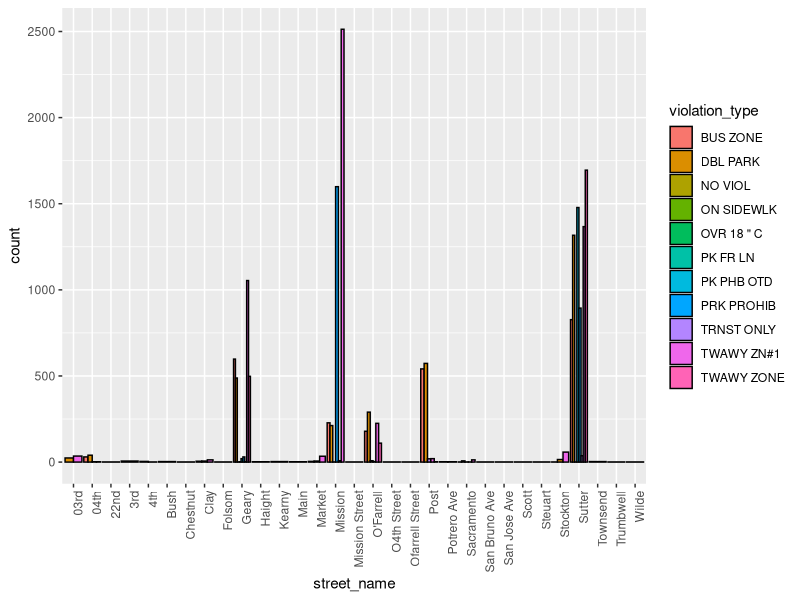
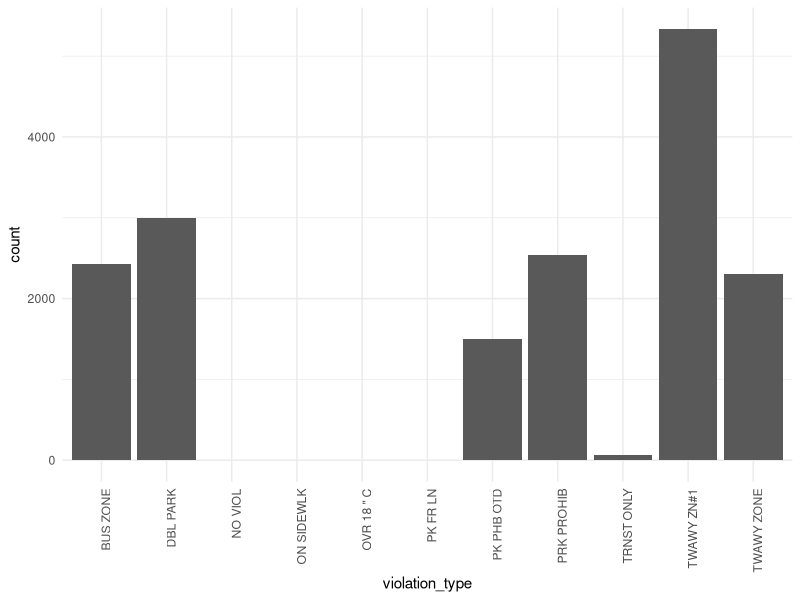
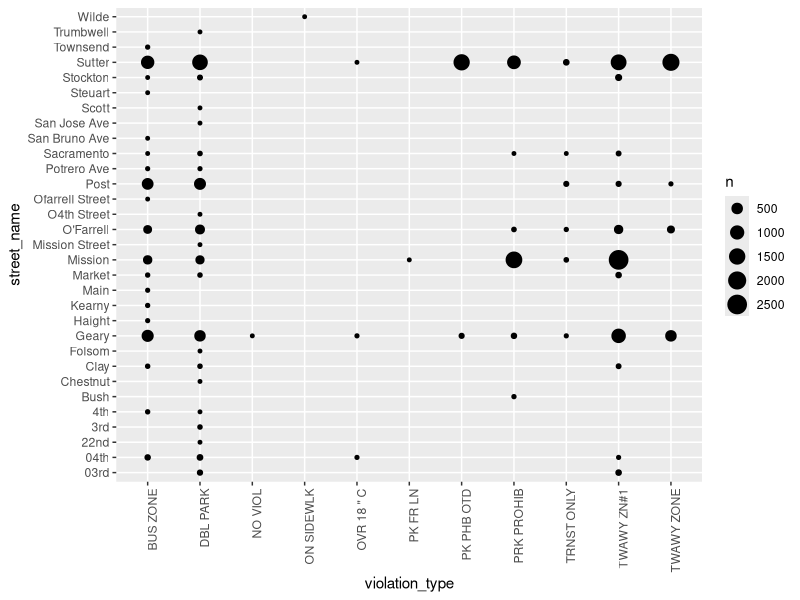
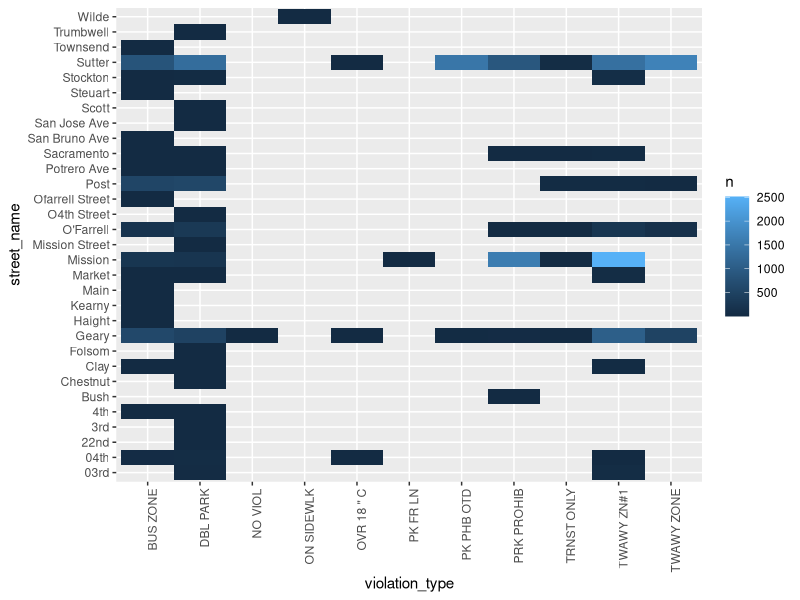
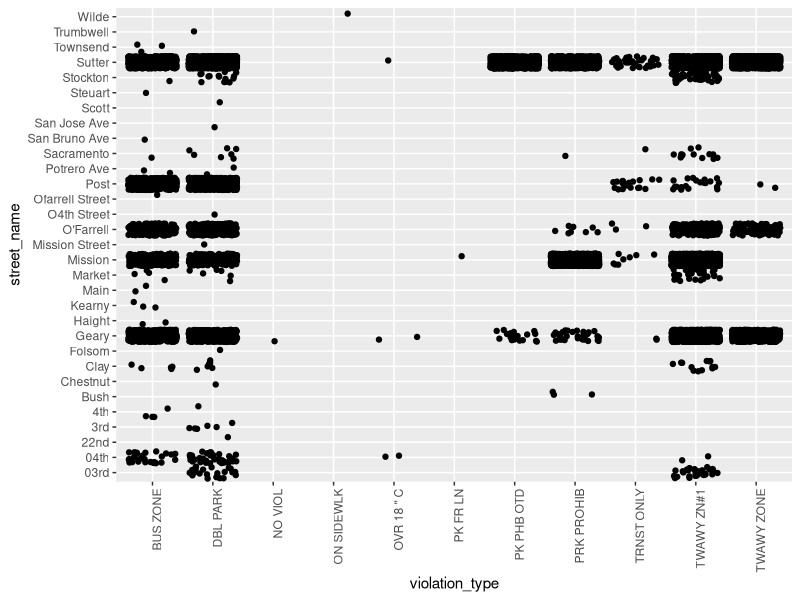
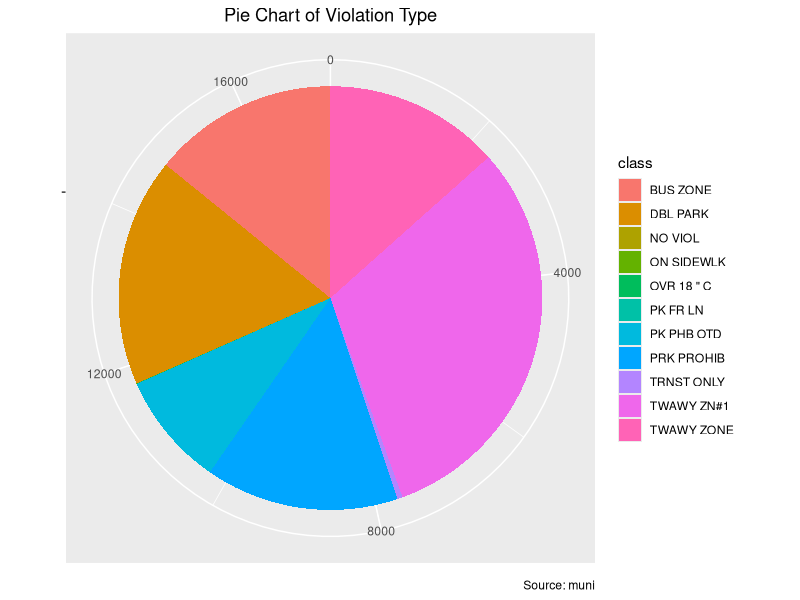
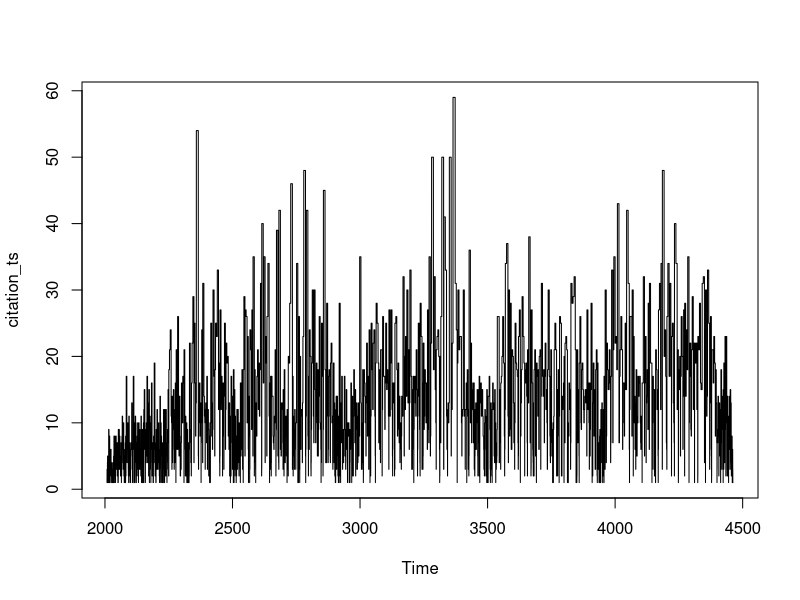

These charts were generated, in order, by the following R code:
## ---- chunk 1
muni <- read.csv('muni_transitLanes.csv', strip.white = TRUE)
muni <- as.data.frame(muni)

# Check variables in muni
# str(muni)
# summary(muni)

## ---- chunk 2
muni$Citaton.Issue.Month <- NULL
muni$Last.Edited.Date <- NULL
muni$Ticket.Number <-  NULL
## ---- chunk 3
# Check for NA values for each column
apply(muni, 2, function(x) any(is.na(x)))

## ---- chunk 4
# Convert citation dates and times to a Datetime object

muni$citation_date <- strptime(muni$Citation.Issue.Date, format ='%m/%d/%Y')


muni$citation_dateTime <- strptime(paste(muni$Citation.Issue.Date, 
                                            muni$Citation.Issue.Time), 
                                      format ='%m/%d/%Y %H:%M')

# Drop original citation issue date and time

muni$Citation.Issue.Date <- NULL
muni$Citation.Issue.Time <- NULL

## ---- chunk 5
library(stringr)

muni$Location <- as.character(muni$Location)

### Testing code

# Split location into street number and street name
# Logic: If a word boundary is proceeded by a digit, split the word

splitAddress <- strsplit(muni$Location, "(?<=\\d)\\b", perl=T)

# Create new matrix with street name column and street name column
y <- do.call(rbind, splitAddress)
y <- as.data.frame(y)


# Change column names
colnames(y) <- c('Street.Number', 'Street.Name')

# Make new column in muni df
muni$street_name <- y$Street.Name

# Check df
str(muni)

# Check unique street names
unique(muni$street_name)

## ---- chunk 6
# To extend functionality, can make it so that any street type will be converted to 
# empty string

# Vector of street types for use with str_replace_all function
street_types <- c("ST$" = "", "BLVD$" = "", "TUNL$" = "", "Street" = "", "Ave" = "",
                  "Street$" = "")

# implement function with magarittr
library(magrittr)

locationName_clean <- function(location){
  location %>% 
  as.character() %>% 
  str_replace_all("[:punct:]", "") %>% 
  str_replace_all(street_types) %>% 
  str_to_title() %>% 
  trimws(which="both")
}

muni$street_name <- locationName_clean(muni$street_name)

# Check
unique(muni$street_name)


## ---- chunk 7

# Clean up spelling and duplicates of street names
# Find more efficient way of doing this
# Only keep indicator of the street for the 'numerical streets' because San Francisco
# has both 2nd St and 2nd Ave
# Remove for the rest to keep it more clean
# We will determine the exact geographical location with longitude and latitude
# coordinates
muni$street_name[muni$street_name %in% c("Ofarrell", "Ofallell")] <- "O'Farrell"
muni$street_name[muni$street_name %in% c("4Th", "04Th", "O4th")] <- "4th St"
muni$street_name[muni$street_name %in% c("3Rd", "03Rd")] <- "3rd St"
muni$street_name[muni$street_name %in% c("22Nd")] <- "22nd St"
muni$street_name[muni$street_name %in% c("Po")] <- "Post"


# Check
unique(muni$street_name)
## ---- chunk 8
library(ggplot2)
library(dplyr)


# Convert citation date to date object to work in dplyr
muni$citation_date <- as.Date(muni$citation_date, format ='%m/%d/%Y')
muni$citation_dateTime <- as.Date(muni$citation_dateTime, format ='%m/%d/%Y  %H:%M') 

# Rename violations
muni <- muni %>% 
  rename(violation_type = Violation)

# Group together factor level with low counts

# Visualize number of violations by street name with barplot
streetBarPlot <- ggplot(data=muni, aes(x=street_name)) + 
  geom_bar(aes(fill=violation_type), color='black', position = "dodge") +
  theme(axis.text.x = element_text(angle = 90, hjust = 1))

streetBarPlot
## ---- chunk 9
# Visualize number of violations by street name with barplot
violations <- ggplot(data=muni, aes(x=violation_type)) + 
  geom_bar() +
  theme_minimal() +
  theme(axis.text.x = element_text(angle = 90, hjust = 1))

violations
## ---- chunk 10
violationsCountPlot <- ggplot(data=muni)+ 
  geom_count(mapping = aes(x = violation_type, y = street_name)) +
  theme(axis.text.x = element_text(angle = 90, hjust = 1))


violationsCountPlot
## ---- chunk 11
muni %>% 
  count(violation_type, street_name) %>% 
  ggplot(mapping = aes(x = violation_type, y = street_name)) +
    geom_tile(mapping = aes(fill = n)) +   
    theme(axis.text.x = element_text(angle = 90, hjust = 1))




## ---- chunk 12
violations_jitter <- ggplot(data = muni) +
  geom_jitter(mapping = aes(x = violation_type, y = street_name)) +
  theme(axis.text.x = element_text(angle = 90, hjust = 1))

violations_jitter
  
  
## ---- chunk 13
# Visualize number of violations with pie chart
pie <- ggplot(muni, aes(x = "", fill = factor(violation_type))) + 
  geom_bar(width = 1) +
  theme(axis.line = element_blank(), 
        plot.title = element_text(hjust=0.5)) + 
  labs(fill="class", 
       x=NULL, 
       y=NULL, 
       title="Pie Chart of Violation Type", 
       caption="Source: muni")
  
pie + coord_polar(theta = "y", start=0)

## ---- chunk 14
library(dplyr)

# Create new column which stores how many citations were issued that day and build 
# time series object from that column

# Convert citation date to date object to work in dplyr
muni$citation_date <- as.Date(muni$citation_date, format ='%m/%d/%Y')
muni$citation_dateTime <- as.Date(muni$citation_dateTime, format ='%m/%d/%Y  %H:%M') 


# Group and count observations by date 
muni <- 
  muni %>%
  arrange(citation_date) %>%
  group_by(citation_date) %>%
  mutate(citation_count = n())

# Try n = n()
# Count missing values: (sum(is.na(x))) or set na.rm=TRUE

# Pull out citation_count vector
citation_count <- 
  muni %>%
  pull(citation_count)

# Time series
# More research on dealing with regular data (almost daily) and spanning across
# many years
citation_ts <- ts(citation_count, frequency = 7, start= c(2008,2))

plot.ts(citation_ts)



